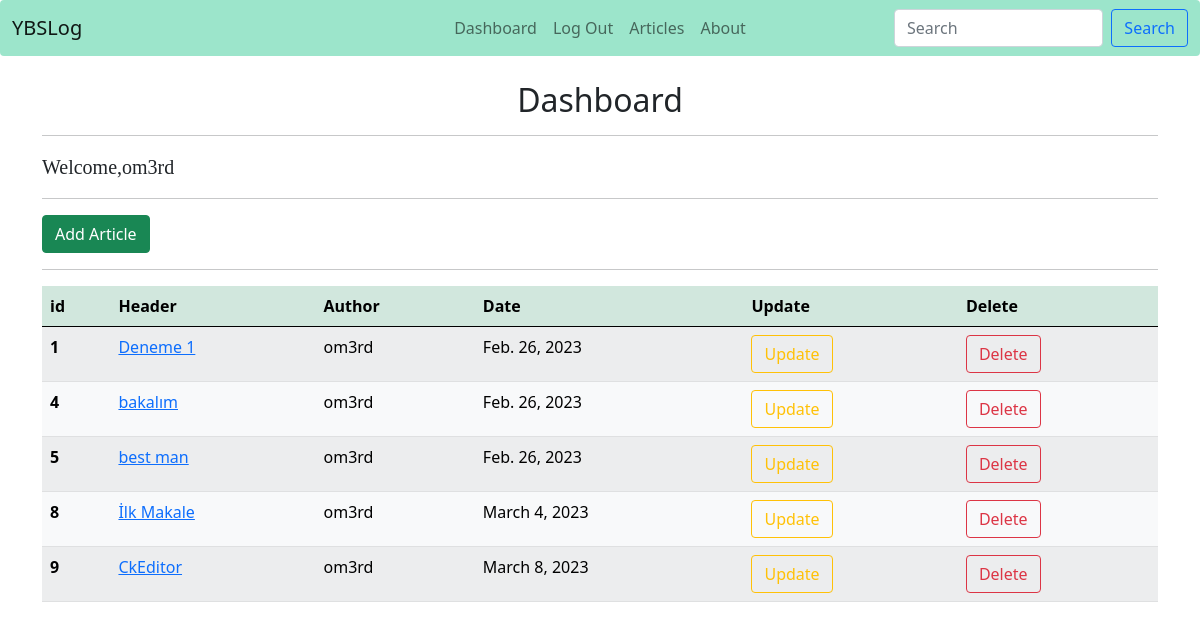
Page /articles/dashboard/ (signed in) on the earlier database version.
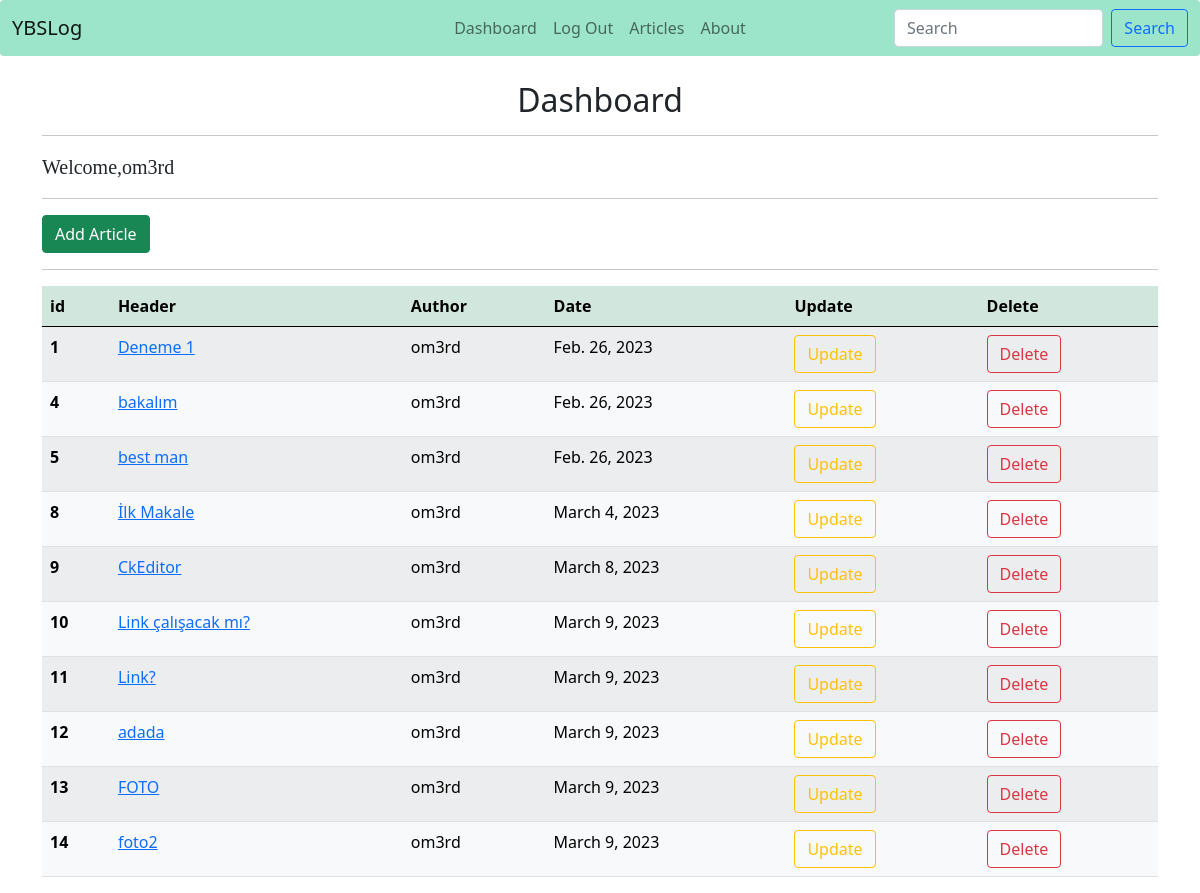
Same page on the later database version.
### article/models.py (models this page shows, shortened)
class Article(models.Model):  #djangonun kendi tablosu olan auth user ı aldık
    author = models.ForeignKey("auth.User",on_delete = models.CASCADE)
    title = models.CharField(max_length = 50)
    content = RichTextField()
    created_date = models.DateField(auto_now_add = True)
    linkedin = models.URLField(null = False, blank = True, max_length=200)
    github = models.URLField(max_length = 200, null = False, blank = True)
    article_image = models.FileField(blank = True, null = True,verbose_name ="Add photo into article")

### article/views.py (the view)
# urls.py: path('dashboard/',views.dashboard, name = "dashboard"),
def dashboard(request):
    articles = Article.objects.filter(author = request.user) #tüm article'ları aldık ve yazar olarak açık hesabı seçerek dashboard'da kendi makalesini görsün diye
    context = {
        "articles":articles
    }
    return render(request,"dashboard.html",context)

### templates/dashboard.html (shortened to what this page needs)
{% extends 'layout.html' %}
{% block body %}
<h2 style ="text-align:center;">Dashboard</h2>
<hr>
<p style = "font-family: serif; font-size: 20px; font-style: normal;">
    Welcome,{{request.user.username}}
</p>
<hr>
<a class = "btn btn-success" href = "articles/addarticle">Add Article</a>
<hr>
{% if articles %}
<table class="table table-light table-hover table-striped">
    <thead class = "table-success">
      <tr>
        <th scope="col">id</th>
        <th scope="col">Header</th>
        <th scope="col">Author</th>
        <th scope="col">Date</th>
        <th scope="col">Update</th>
        <th scope="col">Delete</th>
      </tr>
    </thead>
    <tbody>
        {% for article in articles  %}
        <tr>
            <th scope="row">{{article.id}}</th>
            <td><a href="/articles/article/{{article.id}}">{{article.title}}</a></td>
            <td>{{article.author.username}}</td>
            <td>{{article.created_date}}</td>
            <td><a href = "/articles/update/{{article.id}}" class = "btn btn-outline-warning">Update</a></td>
            <td><a href = "/articles/delete/{{article.id}}" class = "btn btn-outline-danger">Delete</a></td>
        </tr>
        {% endfor %}
    </tbody>
  </table>
{% endif %}
{% endblock body %}

### templates/layout.html (shortened to what this page needs)
<!DOCTYPE html>
{% load static %}
<html lang="en">
<head>
    <link rel="stylesheet" href="{% static 'css/bootstrap.min.css' %}">
</head>
<body>
        {% include "includes/navbar.html" %}
        <div style = "margin-top : 25px;" class = "container">
            {% block body %}
            {% endblock body %}
        </div>
</body>
</html>

### templates/includes/navbar.html (shortened to what this page needs)
<nav class="navbar navbar-expand-lg navbar-light rounded" style = "background-color: #9CE5CB">
  <div class="container-fluid">
    <div class="collapse navbar-collapse d-lg-flex" id="navbarsExample11">
      <a class="navbar-brand col-lg-3 me-0" href="">YBSLog</a>
      <ul class="navbar-nav col-lg-6 justify-content-lg-center">
          {% if request.user.is_authenticated %}
        <li class="nav-item">
          <a class="nav-link" href="/articles/dashboard">Dashboard</a>
        </li>
        <li class="nav-item">
          <a class="nav-link" href="/user/logout">Log Out</a>
        </li>
        {% endif %}
        <li class="nav-item">
          <a class="nav-link" href="/articles">Articles</a>
        </li>
        <li class="nav-item">
          <a class="nav-link" href="/about" tabindex="-1" aria-disabled="false">About</a>
        </li>
      </ul>
      <form class="d-flex col-lg-3 justify-content-lg-end">
          <input class="form-control me-2" type="search" placeholder="Search" aria-label="Search">
          <button class="btn btn-outline-primary" type="submit">Search</button>
      </form>
    </div>
  </div>
</nav>

Differences in the rows shown:
added Article: id "10", title "Link çalışacak mı?", author.username "om3rd", created_date "March 9, 2023"
added Article: id "11", title "Link?", author.username "om3rd", created_date "March 9, 2023"
added Article: id "12", title "adada", author.username "om3rd", created_date "March 9, 2023"
added Article: id "13", title "FOTO", author.username "om3rd", created_date "March 9, 2023"
added Article: id "14", title "foto2", author.username "om3rd", created_date "March 9, 2023"
